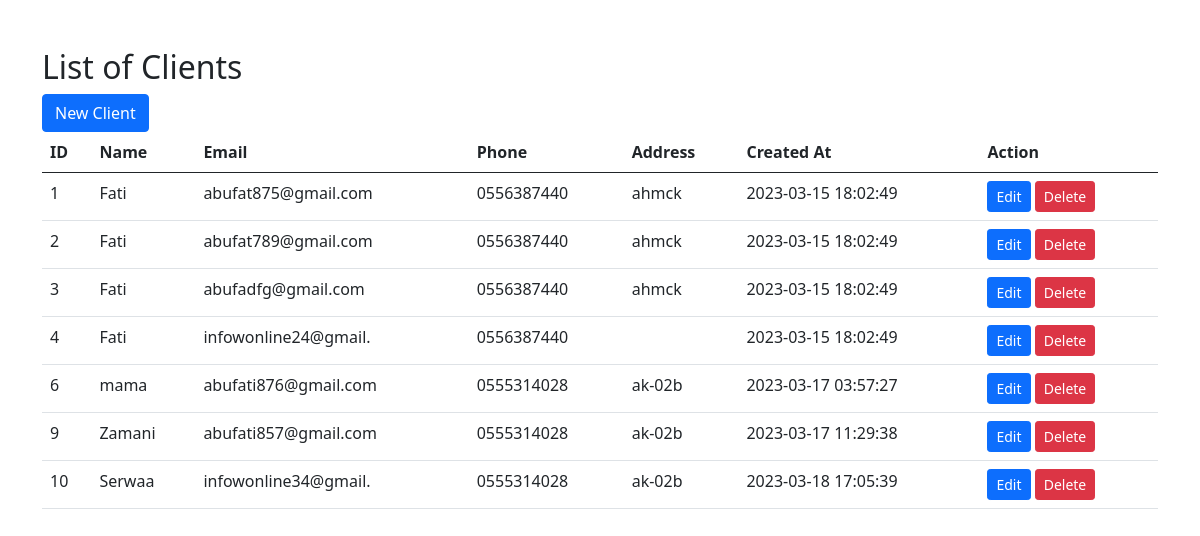
The page / on the database its author committed.
### tables this page shows
CREATE TABLE `client` (
  `id` int(11) NOT NULL,
  `name` varchar(100) NOT NULL,
  `email` varchar(20) NOT NULL,
  `phone` varchar(20) DEFAULT NULL,
  `address` varchar(200) DEFAULT NULL,
  `created_at` datetime NOT NULL DEFAULT current_timestamp()
);

### index.php (the view, shortened to what this page needs)
<!DOCTYPE html>
<html lang="en">
<head>
    <link href="https://cdn.jsdelivr.net/npm/bootstrap@5.0.2/dist/css/bootstrap.min.css" rel="stylesheet">
</head>
<body>
    <div class="container my-5">
        <h2> List of Clients</h2>
        <a class="btn btn-primary" href="/myShop/create.php"> New Client</a> <br>
        <table class="table">
            <thead>
                <tr>
                    <th>ID</th>
                    <th>Name</th>
                    <th>Email</th>
                    <th>Phone</th>
                    <th>Address</th>
                    <th>Created At</th>
                    <th>Action</th>
                </tr>
            </thead>
            <tbody>
                <?php
                $connection =  mysqli_connect("localhost", "root", "", "myshop");
                $sql = "SELECT * FROM client";
                $result = $connection->query($sql);
                while($row = $result->fetch_assoc()){
                    echo "
                    <tr>
                    <td>$row[id]</td>
                    <td>$row[name]</td>
                    <td> $row[email]</td>
                    <td>$row[phone]</td>
                    <td>$row[address]</td>
                    <td>$row[created_at]</td>
                    <td>
                        <a class='btn btn-primary btn-sm' href='/myshop/edit.php?id=$row[id]'>Edit</a>
                        <a  class='btn btn-danger btn-sm' href='/myshop/delete.php?id=$row[id]'>Delete</a>
                    </td>
                </tr>
                ";
                }
                ?>
            </tbody>
        </table>
    </div>
</body>
</html>

### rows shown on the page
client: id "1", name "Fati", email "abufat875@gmail.com", phone "0556387440", address "ahmck", created_at "2023-03-15 18:02:49"
client: id "2", name "Fati", email "abufat789@gmail.com", phone "0556387440", address "ahmck", created_at "2023-03-15 18:02:49"
client: id "3", name "Fati", email "abufadfg@gmail.com", phone "0556387440", address "ahmck", created_at "2023-03-15 18:02:49"
client: id "4", name "Fati", email "infowonline24@gmail.", phone "0556387440", created_at "2023-03-15 18:02:49"
client: id "6", name "mama", email "abufati876@gmail.com", phone "0555314028", address "ak-02b", created_at "2023-03-17 03:57:27"
client: id "9", name "Zamani", email "abufati857@gmail.com", phone "0555314028", address "ak-02b", created_at "2023-03-17 11:29:38"
client: id "10", name "Serwaa", email "infowonline34@gmail.", phone "0555314028", address "ak-02b", created_at "2023-03-18 17:05:39"
